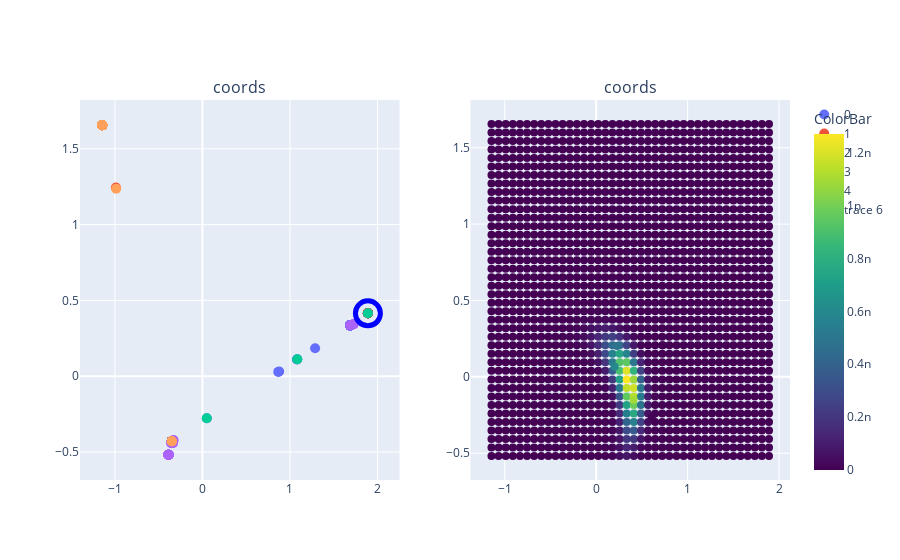

Here is the notebook cell this chart was saved with:
### Code cell
from plotly import tools

title= 'coords'
fig_subplots = tools.make_subplots(rows=1, cols=2,subplot_titles=tuple([title]*2))

for trace in figwl:
    fig_subplots.append_trace(trace, 1, 1)
    

trace= go.Scatter(
    x= granted[:,0],
    y= granted[:,1],
    #z= grid_likes,
    mode= 'markers',
    marker= {
        'color':grid_likes,
        'colorbar': go.scatter.marker.ColorBar(
            title= 'ColorBar'
        ),
        'colorscale':'Viridis',
        'line': {'width': 0},
        'size': 8,
        'symbol': 'circle',
      "opacity": 1
      }
)

fig_subplots.append_trace(trace, 1,2)

iplot(fig_subplots)

### Figure 1 — Plotly figure (JSON) as saved in the notebook; plotly's stock layout.template omitted (floating-point values rounded to 4 significant figures; data arrays with more than 128 entries replaced by an {"elided": "..."} marker saying what was removed)
{"data": [{"marker": {"size": 10}, "mode": "markers", "name": "0", "text": ["i61_pop0_temp", "i63_pop0_temp", "i65_pop0_temp", "i87_pop0_temp", "i88_pop0_temp", "i89_pop0_temp", "i90_pop0_temp", "i91_pop0_temp", "i92_pop0_temp", "i93_pop0_temp", "i94_pop0_temp", "i95_pop0_temp", "i96_pop0_temp", "i97_pop0_temp", "i98_pop0_temp", "i99_pop0_temp", "i100_pop0_temp", "i101_pop0_temp", "i102_pop0_temp", "i103_pop0_temp", "i104_pop0_temp", "i105_pop0_temp", "i106_pop0_subtrop", "i107_pop0_temp", "i108_pop0_temp", "i109_pop0_temp", "i110_pop0_temp", "i111_pop0_temp", "i112_pop0_temp", "i113_pop0_temp", "i114_pop0_temp", "i116_pop0_temp", "i117_pop0_temp", "i118_pop0_temp", "i119_pop0_temp", "i120_pop0_temp", "i121_pop0_temp", "i122_pop0_temp", "i123_pop0_temp", "i124_pop0_temp", "i125_pop0_temp", "i127_pop0_subtrop", "i128_pop0_temp", "i129_pop0_temp", "i130_pop0_temp", "i132_pop0_temp", "i133_pop0_temp", "i135_pop0_temp", "i137_pop0_temp", "i139_pop0_temp", "i140_pop0_temp", "i141_pop0_temp", "i142_pop0_temp", "i143_pop0_temp", "i147_pop0_temp", "i148_pop0_temp", "i153_pop0_temp", "i172_pop0_temp", "i175_pop0_temp", "i176_pop0_temp", "i179_pop0_temp", "i186_pop0_temp", "i187_pop0_temp", "i188_pop0_temp", "i189_pop0_temp", "i191_pop0_temp", "i192_pop0_temp", "i193_pop0_temp", "i194_pop0_temp", "i195_pop0_temp", "i196_pop0_temp", "i197_pop0_temp", "i198_pop0_temp", "i204_pop0_temp", "i206_pop0_temp", "i207_pop0_temp", "i208_pop0_temp", "i209_pop0_temp", "i210_pop0_temp", "i211_pop0_temp", "i212_pop0_temp", "i213_pop0_temp", "i214_pop0_temp", "i215_pop0_temp", "i216_pop0_temp", "i217_pop0_temp", "i218_pop0_temp", "i222_pop0_temp", "i223_pop0_temp", "i225_pop0_temp", "i254_pop0_temp", "i255_pop0_temp", "i256_pop0_temp", "i257_pop0_temp", "i271_pop0_temp", "i299_pop0_temp", "i300_pop0_temp", "i301_pop0_temp", "i302_pop0_temp", "i305_pop0_temp", "i306_pop0_temp", "i307_pop0_temp", "i308_pop0_temp", "i309_pop0_temp", "i310_pop0_temp", "i311_pop0_temp", "i313_pop0_temp", "i316_pop0_temp", "i317_pop0_temp", "i323_pop0_temp", "i327_pop0_temp", "i334_pop0_temp", "i335_pop0_temp", "i338_pop0_temp", "i342_pop0_temp", "i352_pop0_temp", "i384_pop0_temp"], "type": "scatter", "x": [-0.3507, 1.89, 0.04938, 1.08, 1.89, 1.687, 1.687, 1.89, -0.3507, 1.687, -0.3507, 1.687, 1.687, 1.687, -0.3507, -0.3507, 1.687, -0.3507, 0.8766, -0.3507, -0.3507, 1.89, -0.3507, 0.8662, 1.687, -0.3507, -0.3507, -0.3507, 1.687, -0.3507, 1.687, -0.3507, 1.687, -0.3507, 1.89, 1.687, 1.687, -0.3507, 1.89, 1.89, 1.89, -0.3507, -0.3507, -0.3507, -0.3507, -0.3507, 1.687, 1.89, 1.083, 1.687, -0.3507, 1.89, 1.687, 1.687, 1.687, -0.3507, -0.3507, 1.287, -0.3507, -0.3507, -0.3507, 1.687, -0.3507, 1.89, 1.687, 1.89, -0.3507, -0.3507, -0.3507, 1.89, -0.3507, 1.89, 1.89, -0.3507, -0.3507, 1.687, -0.3507, 1.89, 1.687, -0.3507, 1.687, 1.89, 1.89, -0.3507, 1.89, 1.687, 1.687, 1.89, 1.89, 1.687, -0.3507, 1.687, -0.3507, -0.3507, 1.89, 1.89, -0.3507, 1.89, 1.89, 1.687, -0.3507, 1.687, 1.89, 1.687, 1.687, 1.89, 1.687, 1.89, -0.3507, 1.687, 1.687, -0.3507, 1.687, -0.3507, -0.3507, -0.3507, 1.687], "xaxis": "x", "y": [-0.4287, 0.4149, -0.2774, 0.1102, 0.4149, 0.3352, 0.3352, 0.4149, -0.4287, 0.3352, -0.4287, 0.3352, 0.3352, 0.3352, -0.4287, -0.4287, 0.3352, -0.4287, 0.03057, -0.4287, -0.4287, 0.4149, -0.4287, 0.02835, 0.3352, -0.4287, -0.4287, -0.4287, 0.3352, -0.4287, 0.3352, -0.4287, 0.3352, -0.4287, 0.4149, 0.3352, 0.3352, -0.4287, 0.4149, 0.4149, 0.4149, -0.4287, -0.4287, -0.4287, -0.4287, -0.4287, 0.3352, 0.4149, 0.1113, 0.3352, -0.4287, 0.4149, 0.3352, 0.3352, 0.3352, -0.4287, -0.4287, 0.184, -0.4287, -0.4287, -0.4287, 0.3352, -0.4287, 0.4149, 0.3352, 0.4149, -0.4287, -0.4287, -0.4287, 0.4149, -0.4287, 0.4149, 0.4149, -0.4287, -0.4287, 0.3352, -0.4287, 0.4149, 0.3352, -0.4287, 0.3352, 0.4149, 0.4149, -0.4287, 0.4149, 0.3352, 0.3352, 0.4149, 0.4149, 0.3352, -0.4287, 0.3352, -0.4287, -0.4287, 0.4149, 0.4149, -0.4287, 0.4149, 0.4149, 0.3352, -0.4287, 0.3352, 0.4149, 0.3352, 0.3352, 0.4149, 0.3352, 0.4149, -0.4287, 0.3352, 0.3352, -0.4287, 0.3352, -0.4287, -0.4287, -0.4287, 0.3352], "yaxis": "y"}, {"marker": {"size": 10}, "mode": "markers", "name": "1", "text": ["i70_pop1_trop", "i76_pop1_trop", "i78_pop1_trop", "i115_pop1_trop", "i131_pop1_subtrop", "i136_pop1_trop", "i138_pop1_trop", "i150_pop1_trop", "i152_pop1_trop", "i156_pop1_subtrop", "i157_pop1_trop", "i158_pop1_subtrop", "i160_pop1_subtrop", "i165_pop1_subtrop", "i166_pop1_trop", "i168_pop1_trop", "i173_pop1_subtrop", "i174_pop1_trop", "i177_pop1_trop", "i178_pop1_trop", "i190_pop1_trop", "i199_pop1_trop", "i200_pop1_trop", "i201_pop1_trop", "i202_pop1_trop", "i203_pop1_trop", "i205_pop1_trop", "i219_pop1_trop", "i220_pop1_trop", "i221_pop1_trop", "i224_pop1_subtrop", "i226_pop1_subtrop", "i231_pop1_trop", "i233_pop1_trop", "i243_pop1_trop", "i244_pop1_trop", "i251_pop1_trop", "i252_pop1_trop", "i261_pop1_subtrop", "i263_pop1_subtrop", "i265_pop1_subtrop", "i266_pop1_subtrop", "i270_pop1_subtrop", "i272_pop1_subtrop", "i273_pop1_subtrop", "i277_pop1_trop", "i279_pop1_trop", "i284_pop1_trop", "i285_pop1_subtrop", "i286_pop1_subtrop", "i287_pop1_subtrop", "i288_pop1_trop", "i294_pop1_trop", "i296_pop1_trop", "i298_pop1_trop", "i318_pop1_subtrop", "i319_pop1_subtrop", "i320_pop1_subtrop", "i321_pop1_subtrop", "i322_pop1_trop", "i324_pop1_subtrop", "i325_pop1_subtrop", "i326_pop1_subtrop", "i329_pop1_subtrop", "i330_pop1_subtrop", "i331_pop1_trop", "i336_pop1_trop", "i340_pop1_trop", "i346_pop1_subtrop", "i348_pop1_subtrop", "i349_pop1_subtrop", "i351_pop1_subtrop", "i353_pop1_subtrop", "i354_pop1_subtrop", "i355_pop1_subtrop", "i356_pop1_subtrop", "i357_pop1_subtrop", "i358_pop1_subtrop", "i359_pop1_subtrop", "i360_pop1_subtrop", "i363_pop1_subtrop", "i364_pop1_subtrop", "i365_pop1_subtrop", "i366_pop1_subtrop", "i368_pop1_subtrop", "i369_pop1_subtrop", "i370_pop1_subtrop", "i371_pop1_subtrop", "i372_pop1_subtrop", "i373_pop1_subtrop", "i374_pop1_subtrop", "i375_pop1_subtrop", "i376_pop1_subtrop", "i377_pop1_subtrop", "i378_pop1_subtrop", "i379_pop1_subtrop", "i380_pop1_subtrop", "i381_pop1_subtrop", "i382_pop1_subtrop", "i383_pop1_subtrop"], "type": "scatter", "x": [-0.3507, -1.145, -1.145, 1.89, -0.3507, -0.3507, -0.3507, -1.145, 1.89, -0.3507, -1.145, -0.3507, -0.3507, -1.145, -0.3507, -0.3507, -1.145, -0.3507, -1.145, -0.3507, 1.89, 1.89, -0.3507, 1.89, 1.89, -0.3507, 1.89, -1.145, -0.3507, -1.145, -0.3507, -0.3507, -0.3507, -1.145, -0.3507, -1.145, -0.3507, -0.3507, -0.3507, -0.3507, -0.3507, -0.3507, -0.3507, -0.3507, -0.3507, -0.3507, -0.3507, -0.3507, -0.3507, -0.3507, -0.3507, -0.3507, -0.3507, -0.9884, -0.3507, -0.3507, -1.145, -0.3507, -1.145, -1.145, -0.3507, -0.3507, -0.3507, -0.3507, -0.3507, -1.145, -0.3507, -1.145, -0.3507, -0.3507, -0.3507, -0.3507, -0.3507, -0.3507, -0.3507, -0.3507, -0.3507, -0.3507, -0.3507, -0.3507, -0.3507, -0.3507, -0.3507, -0.3507, -0.3507, -0.3507, -0.3507, -0.3507, -0.3507, -0.3507, -0.3507, -0.3507, -0.3507, -0.3507, -0.3507, -0.3507, -0.3507, -0.3507, -0.3507, -0.3507], "xaxis": "x", "y": [-0.4287, 1.655, 1.655, 0.4149, -0.4287, -0.4287, -0.4287, 1.655, 0.4149, -0.4287, 1.655, -0.4287, -0.4287, 1.655, -0.4287, -0.4287, 1.655, -0.4287, 1.655, -0.4287, 0.4149, 0.4149, -0.4287, 0.4149, 0.4149, -0.4287, 0.4149, 1.655, -0.4287, 1.655, -0.4287, -0.4287, -0.4287, 1.655, -0.4287, 1.655, -0.4287, -0.4287, -0.4287, -0.4287, -0.4287, -0.4287, -0.4287, -0.4287, -0.4287, -0.4287, -0.4287, -0.4287, -0.4287, -0.4287, -0.4287, -0.4287, -0.4287, 1.244, -0.4287, -0.4287, 1.655, -0.4287, 1.655, 1.655, -0.4287, -0.4287, -0.4287, -0.4287, -0.4287, 1.655, -0.4287, 1.655, -0.4287, -0.4287, -0.4287, -0.4287, -0.4287, -0.4287, -0.4287, -0.4287, -0.4287, -0.4287, -0.4287, -0.4287, -0.4287, -0.4287, -0.4287, -0.4287, -0.4287, -0.4287, -0.4287, -0.4287, -0.4287, -0.4287, -0.4287, -0.4287, -0.4287, -0.4287, -0.4287, -0.4287, -0.4287, -0.4287, -0.4287, -0.4287], "yaxis": "y"}, {"marker": {"size": 10}, "mode": "markers", "name": "2", "text": ["i27_pop2_aro", "i62_pop2_temp", "i64_pop2_temp", "i68_pop2_trop", "i80_pop2_trop", "i86_pop2_aro", "i126_pop2_subtrop", "i144_pop2_trop", "i145_pop2_trop", "i146_pop2_trop", "i149_pop2_trop", "i151_pop2_trop", "i154_pop2_subtrop", "i155_pop2_subtrop", "i159_pop2_subtrop", "i161_pop2_trop", "i162_pop2_subtrop", "i163_pop2_subtrop", "i164_pop2_subtrop", "i167_pop2_trop", "i169_pop2_subtrop", "i170_pop2_subtrop", "i171_pop2_trop", "i181_pop2_trop", "i182_pop2_subtrop", "i183_pop2_trop", "i184_pop2_trop", "i185_pop2_trop", "i229_pop2_trop", "i230_pop2_trop", "i245_pop2_trop", "i253_pop2_trop", "i258_pop2_subtrop", "i259_pop2_subtrop", "i260_pop2_subtrop", "i262_pop2_subtrop", "i264_pop2_subtrop", "i267_pop2_subtrop", "i268_pop2_subtrop", "i269_pop2_subtrop", "i274_pop2_trop", "i275_pop2_trop", "i276_pop2_trop", "i278_pop2_trop", "i281_pop2_trop", "i282_pop2_trop", "i283_pop2_trop", "i290_pop2_trop", "i291_pop2_trop", "i292_pop2_trop", "i293_pop2_trop", "i295_pop2_subtrop", "i303_pop2_trop", "i304_pop2_subtrop", "i312_pop2_trop", "i314_pop2_subtrop", "i315_pop2_trop", "i328_pop2_trop", "i332_pop2_trop", "i337_pop2_trop", "i339_pop2_trop", "i341_pop2_trop", "i343_pop2_temp", "i344_pop2_trop", "i345_pop2_trop", "i347_pop2_trop", "i350_pop2_trop", "i361_pop2_trop", "i362_pop2_trop", "i367_pop2_subtrop"], "type": "scatter", "x": [-0.3507, 0.04938, 1.083, -0.3507, -0.3518, -0.3507, -0.3507, -0.3507, -0.3507, -0.3507, -0.3507, -0.3507, -0.3507, -0.3507, -0.3507, -0.3507, -0.3507, -0.3507, -0.3507, -0.3507, -0.3507, -0.3507, -0.3507, -0.3507, -0.3507, -0.3507, -0.3507, -0.3507, -0.3507, -0.3507, -0.3507, -0.3507, -0.3507, -0.3507, -0.3507, -0.3507, -0.3507, -0.3507, -0.3507, -0.3507, -1.145, -0.3507, -1.145, -0.3507, -0.3507, -0.3507, -0.3507, -0.3507, -0.3507, -0.3507, -0.3507, -0.3507, -0.3507, -0.3507, -0.3518, -0.3507, -0.3507, -0.3507, -0.3507, -0.3507, -1.145, -0.3507, 1.89, -0.3507, -0.3507, -0.3507, -0.3507, -0.3507, -1.145, -0.3518], "xaxis": "x", "y": [-0.4287, -0.2774, 0.1113, -0.4287, -0.431, -0.4287, -0.4287, -0.4287, -0.4287, -0.4287, -0.4287, -0.4287, -0.4287, -0.4287, -0.4287, -0.4287, -0.4287, -0.4287, -0.4287, -0.4287, -0.4287, -0.4287, -0.4287, -0.4287, -0.4287, -0.4287, -0.4287, -0.4287, -0.4287, -0.4287, -0.4287, -0.4287, -0.4287, -0.4287, -0.4287, -0.4287, -0.4287, -0.4287, -0.4287, -0.4287, 1.655, -0.4287, 1.655, -0.4287, -0.4287, -0.4287, -0.4287, -0.4287, -0.4287, -0.4287, -0.4287, -0.4287, -0.4287, -0.4287, -0.431, -0.4287, -0.4287, -0.4287, -0.4287, -0.4287, 1.655, -0.4287, 0.4149, -0.4287, -0.4287, -0.4287, -0.4287, -0.4287, 1.655, -0.431], "yaxis": "y"}, {"marker": {"size": 10}, "mode": "markers", "name": "3", "text": ["i0_pop3_aro", "i1_pop3_aro", "i2_pop3_aro", "i3_pop3_aro", "i4_pop3_aro", "i5_pop3_aro", "i6_pop3_aro", "i7_pop3_aro", "i8_pop3_aro", "i9_pop3_aro", "i10_pop3_aro", "i11_pop3_aro", "i12_pop3_aro", "i13_pop3_aro", "i14_pop3_aro", "i15_pop3_aro", "i16_pop3_aro", "i17_pop3_aro", "i18_pop3_aro", "i19_pop3_aro", "i20_pop3_aro", "i21_pop3_aro", "i22_pop3_aro", "i23_pop3_aro", "i24_pop3_aro", "i25_pop3_aro", "i26_pop3_aro", "i28_pop3_aro", "i29_pop3_aro", "i30_pop3_aro", "i31_pop3_aro", "i32_pop3_aro", "i33_pop3_aro", "i34_pop3_aro", "i35_pop3_aro", "i36_pop3_aro", "i37_pop3_aro", "i38_pop3_aro", "i39_pop3_aro", "i40_pop3_aro", "i41_pop3_aro", "i42_pop3_aro", "i43_pop3_aro", "i44_pop3_aro", "i45_pop3_aro", "i46_pop3_aro", "i47_pop3_aro", "i48_pop3_aro", "i49_pop3_aro", "i50_pop3_aro", "i51_pop3_aro", "i52_pop3_aro", "i53_pop3_aro", "i54_pop3_aro", "i55_pop3_aro", "i56_pop3_aro", "i57_pop3_aro", "i58_pop3_aro", "i59_pop3_aro", "i60_pop3_aro", "i66_pop3_aro", "i79_pop3_aro", "i81_pop3_aro", "i82_pop3_aro", "i83_pop3_aro", "i84_pop3_aro", "i85_pop3_aro"], "type": "scatter", "x": [-0.3876, -0.3876, -0.3876, -0.3876, -0.3876, -0.3876, -0.3507, -0.3876, -0.3876, -0.3876, -0.3507, -0.3569, -0.3507, -0.3876, -0.3507, -0.3876, -0.3876, -0.3507, 1.687, -0.3876, -0.3332, 1.725, -0.3876, -0.3384, -0.3876, -0.3876, -0.3876, 1.725, -0.3507, -0.3507, -0.3876, -0.3507, -0.3876, -0.3384, -0.3507, -0.3876, -0.3876, -0.3507, -0.3507, -0.3876, 1.725, -0.3876, -0.3876, -0.3507, -0.3507, -0.3332, -0.3507, -0.3507, -0.3876, -0.3876, -0.3507, -0.3507, -0.3558, -0.3876, -0.3876, -0.3876, -0.3507, 1.725, -0.3507, -0.3876, -0.3876, -0.3384, -0.3876, -0.3876, -0.3302, -0.3507, -0.3507], "xaxis": "x", "y": [-0.5183, -0.5183, -0.5183, -0.5183, -0.5183, -0.5183, -0.4287, -0.5183, -0.5183, -0.5183, -0.4287, -0.443, -0.4287, -0.5183, -0.4287, -0.5183, -0.5183, -0.4287, 0.3352, -0.5183, -0.4284, 0.3429, -0.5183, -0.4403, -0.5183, -0.5183, -0.5183, 0.3429, -0.4287, -0.4287, -0.5183, -0.4287, -0.5183, -0.4403, -0.4287, -0.5183, -0.5183, -0.4287, -0.4287, -0.5183, 0.3429, -0.5183, -0.5183, -0.4287, -0.4287, -0.4284, -0.4287, -0.4287, -0.5183, -0.5183, -0.4287, -0.4287, -0.4406, -0.5183, -0.5183, -0.5183, -0.4287, 0.3429, -0.4287, -0.5183, -0.5183, -0.4403, -0.5183, -0.5183, -0.4213, -0.4287, -0.4287], "yaxis": "y"}, {"marker": {"size": 10}, "mode": "markers", "name": "4", "text": ["i67_pop4_trop", "i69_pop4_trop", "i71_pop4_trop", "i72_pop4_trop", "i73_pop4_trop", "i74_pop4_trop", "i75_pop4_trop", "i77_pop4_trop", "i134_pop4_trop", "i180_pop4_trop", "i227_pop4_trop", "i228_pop4_trop", "i232_pop4_trop", "i234_pop4_trop", "i235_pop4_trop", "i236_pop4_trop", "i237_pop4_trop", "i238_pop4_trop", "i239_pop4_trop", "i240_pop4_trop", "i241_pop4_trop", "i242_pop4_trop", "i246_pop4_trop", "i247_pop4_trop", "i248_pop4_trop", "i249_pop4_trop", "i250_pop4_trop", "i280_pop4_trop", "i289_pop4_trop", "i297_pop4_trop", "i333_pop4_trop"], "type": "scatter", "x": [-1.145, -1.145, -1.145, -1.145, -0.3507, -1.145, -1.145, -1.145, -0.3507, -1.145, -1.145, -1.145, -1.145, -1.145, -1.145, -1.145, -1.145, -1.145, -1.145, -0.3507, -1.145, -1.145, -1.145, -1.145, -1.145, -0.9854, -1.145, -1.145, -1.145, -0.3507, -1.145], "xaxis": "x", "y": [1.655, 1.655, 1.655, 1.655, -0.4287, 1.655, 1.655, 1.655, -0.4287, 1.655, 1.655, 1.655, 1.655, 1.655, 1.655, 1.655, 1.655, 1.655, 1.655, -0.4287, 1.655, 1.655, 1.655, 1.655, 1.655, 1.237, 1.655, 1.655, 1.655, -0.4287, 1.655], "yaxis": "y"}, {"marker": {"color": "rgba(135, 206, 250, 0)", "line": {"color": "blue", "width": 5}, "opacity": 1, "size": 25}, "mode": "markers", "showlegend": false, "type": "scatter", "x": [1.89], "xaxis": "x", "y": [0.4149], "yaxis": "y"}, {"marker": {"color": {"elided": "1605 float values"}, "colorbar": {"title": {"text": "ColorBar"}}, "colorscale": [[0, "#440154"], [0.1111, "#482878"], [0.2222, "#3e4989"], [0.3333, "#31688e"], [0.4444, "#26828e"], [0.5556, "#1f9e89"], [0.6667, "#35b779"], [0.7778, "#6ece58"], [0.8889, "#b5de2b"], [1, "#fde725"]], "line": {"width": 0}, "opacity": 1, "size": 8, "symbol": "circle"}, "mode": "markers", "type": "scatter", "x": {"elided": "1605 float values"}, "xaxis": "x2", "y": {"elided": "1605 float values"}, "yaxis": "y2"}], "layout": {"annotations": [{"font": {"size": 16}, "showarrow": false, "text": "coords", "x": 0.225, "xanchor": "center", "xref": "paper", "y": 1, "yanchor": "bottom", "yref": "paper"}, {"font": {"size": 16}, "showarrow": false, "text": "coords", "x": 0.775, "xanchor": "center", "xref": "paper", "y": 1, "yanchor": "bottom", "yref": "paper"}], "xaxis": {"anchor": "y", "domain": [0, 0.45]}, "xaxis2": {"anchor": "y2", "domain": [0.55, 1]}, "yaxis": {"anchor": "x", "domain": [0, 1]}, "yaxis2": {"anchor": "x2", "domain": [0, 1]}}}
